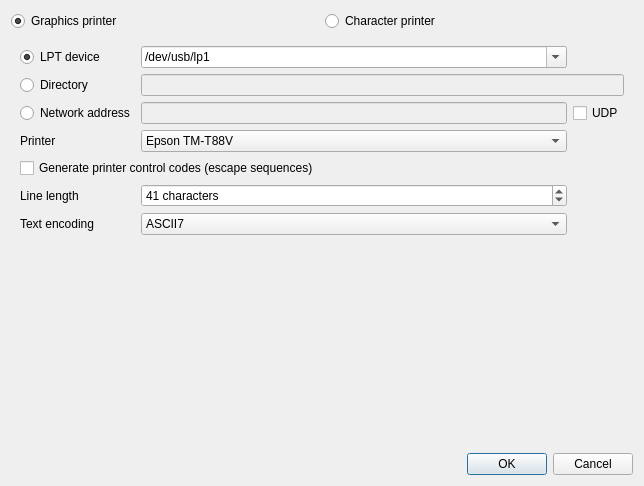
<?xml version="1.0" encoding="UTF-8"?>
<ui version="4.0">
 <class>ReceiptsPrinterOptionsDialog</class>
 <widget class="QDialog" name="ReceiptsPrinterOptionsDialog">
  <property name="geometry">
   <rect>
    <x>0</x>
    <y>0</y>
    <width>644</width>
    <height>486</height>
   </rect>
  </property>
  <property name="windowTitle">
   <string>Dialog</string>
  </property>
  <property name="layoutDirection">
   <enum>Qt::LeftToRight</enum>
  </property>
  <layout class="QVBoxLayout" name="verticalLayout">
   <item>
    <layout class="QHBoxLayout" name="horizontalLayout">
     <item>
      <widget class="QRadioButton" name="btGraphicsPrinter">
       <property name="text">
        <string>Graphics printer</string>
       </property>
       <property name="icon">
        <iconset resource="../Receipts.qrc">
         <normaloff>:/quickevent/Receipts/images/graphic-printer.svg</normaloff>:/quickevent/Receipts/images/graphic-printer.svg</iconset>
       </property>
       <property name="checked">
        <bool>true</bool>
       </property>
      </widget>
     </item>
     <item>
      <widget class="QRadioButton" name="btCharacterPrinter">
       <property name="text">
        <string>Character printer</string>
       </property>
       <property name="icon">
        <iconset resource="../Receipts.qrc">
         <normaloff>:/quickevent/Receipts/images/character-printer.svg</normaloff>:/quickevent/Receipts/images/character-printer.svg</iconset>
       </property>
      </widget>
     </item>
    </layout>
   </item>
   <item>
    <widget class="QStackedWidget" name="stackedWidget">
     <property name="layoutDirection">
      <enum>Qt::LeftToRight</enum>
     </property>
     <property name="currentIndex">
      <number>1</number>
     </property>
     <widget class="QWidget" name="pgGraphicsPrinter">
      <layout class="QFormLayout" name="formLayout_2">
       <item row="0" column="0" colspan="2">
        <widget class="QComboBox" name="cbxGraphicPrinter"/>
       </item>
      </layout>
     </widget>
     <widget class="QWidget" name="pgCharacterPrinter">
      <layout class="QGridLayout" name="gridLayout">
       <item row="7" column="0">
        <widget class="QLabel" name="label_4">
         <property name="sizePolicy">
          <sizepolicy hsizetype="Maximum" vsizetype="Preferred">
           <horstretch>0</horstretch>
           <verstretch>0</verstretch>
          </sizepolicy>
         </property>
         <property name="text">
          <string>Text encoding</string>
         </property>
        </widget>
       </item>
       <item row="7" column="1">
        <widget class="QComboBox" name="cbxCharacterPrinterCodec">
         <item>
          <property name="text">
           <string>ASCII7</string>
          </property>
         </item>
         <item>
          <property name="text">
           <string>cp1250</string>
          </property>
         </item>
         <item>
          <property name="text">
           <string>Windows-1251</string>
          </property>
         </item>
         <item>
          <property name="text">
           <string>iso8859-2</string>
          </property>
         </item>
         <item>
          <property name="text">
           <string>utf8</string>
          </property>
         </item>
        </widget>
       </item>
       <item row="0" column="0">
        <widget class="QRadioButton" name="btCharacterPrinterLPT">
         <property name="enabled">
          <bool>true</bool>
         </property>
         <property name="text">
          <string>LPT device</string>
         </property>
         <property name="checked">
          <bool>true</bool>
         </property>
        </widget>
       </item>
       <item row="2" column="0">
        <widget class="QRadioButton" name="btCharacterPrinterNetwork">
         <property name="text">
          <string>Network address</string>
         </property>
        </widget>
       </item>
       <item row="5" column="0" colspan="2">
        <widget class="QCheckBox" name="chkCharacterPrinterGenerateControlCodes">
         <property name="text">
          <string>Generate printer control codes (escape sequences)</string>
         </property>
        </widget>
       </item>
       <item row="0" column="1">
        <widget class="QComboBox" name="cbxCharacterPrinterDevice">
         <property name="toolTip">
          <string>&lt;html&gt;&lt;head/&gt;&lt;body&gt;&lt;p&gt;There are two options how to configure the casch printer on Windows: &lt;/p&gt;&lt;ol style=&quot;margin-top: 0px; margin-bottom: 0px; margin-left: 0px; margin-right: 0px; -qt-list-indent: 1;&quot;&gt;&lt;li style=&quot; margin-top:12px; margin-bottom:0px; margin-left:0px; margin-right:0px; -qt-block-indent:0; text-indent:0px;&quot;&gt;\\.\LPT1&lt;/li&gt;&lt;li style=&quot; margin-top:0px; margin-bottom:12px; margin-left:0px; margin-right:0px; -qt-block-indent:0; text-indent:0px;&quot;&gt;\\computer_name\printer_share_name&lt;/li&gt;&lt;/ol&gt;&lt;p&gt;When we want USB connected printer be accessible from LPT1 we need to : &lt;/p&gt;&lt;ul style=&quot;margin-top: 0px; margin-bottom: 0px; margin-left: 0px; margin-right: 0px; -qt-list-indent: 1;&quot;&gt;&lt;li style=&quot; margin-top:12px; margin-bottom:0px; margin-left:0px; margin-right:0px; -qt-block-indent:0; text-indent:0px;&quot;&gt;Create given printer shared&lt;/li&gt;&lt;li style=&quot; margin-top:0px; margin-bottom:12px; margin-left:0px; margin-right:0px; -qt-block-indent:0; text-indent:0px;&quot;&gt;by &amp;quot;net use LPT1 \\computer_name\printer_share_name&amp;quot;&lt;/li&gt;&lt;/ul&gt;&lt;/body&gt;&lt;/html&gt;</string>
         </property>
         <property name="editable">
          <bool>true</bool>
         </property>
         <item>
          <property name="text">
           <string>/dev/usb/lp1</string>
          </property>
         </item>
         <item>
          <property name="text">
           <string>/dev/usb/lp2</string>
          </property>
         </item>
         <item>
          <property name="text">
           <string>/dev/usb/lp3</string>
          </property>
         </item>
         <item>
          <property name="text">
           <string>/dev/usb/lp4</string>
          </property>
         </item>
         <item>
          <property name="text">
           <string>\\.\LPT1</string>
          </property>
         </item>
        </widget>
       </item>
       <item row="4" column="1">
        <widget class="QComboBox" name="cbxCharacterPrinterModel">
         <item>
          <property name="text">
           <string>Epson TM-T88V</string>
          </property>
         </item>
         <item>
          <property name="text">
           <string>Epson TM-U220B</string>
          </property>
         </item>
        </widget>
       </item>
       <item row="1" column="0">
        <widget class="QRadioButton" name="btCharacterPrinterDirectory">
         <property name="text">
          <string>Directory</string>
         </property>
        </widget>
       </item>
       <item row="6" column="0">
        <widget class="QLabel" name="label">
         <property name="sizePolicy">
          <sizepolicy hsizetype="Maximum" vsizetype="Preferred">
           <horstretch>0</horstretch>
           <verstretch>0</verstretch>
          </sizepolicy>
         </property>
         <property name="text">
          <string>Line length</string>
         </property>
        </widget>
       </item>
       <item row="6" column="1">
        <widget class="QSpinBox" name="edCharacterPrinterLineLength">
         <property name="suffix">
          <string> characters</string>
         </property>
         <property name="maximum">
          <number>999</number>
         </property>
         <property name="value">
          <number>41</number>
         </property>
        </widget>
       </item>
       <item row="4" column="0">
        <widget class="QLabel" name="label_3">
         <property name="sizePolicy">
          <sizepolicy hsizetype="Maximum" vsizetype="Preferred">
           <horstretch>0</horstretch>
           <verstretch>0</verstretch>
          </sizepolicy>
         </property>
         <property name="text">
          <string>Printer</string>
         </property>
        </widget>
       </item>
       <item row="2" column="1">
        <widget class="QLineEdit" name="edCharacterPrinterUrl">
         <property name="enabled">
          <bool>false</bool>
         </property>
        </widget>
       </item>
       <item row="2" column="2">
        <widget class="QCheckBox" name="chkCharacterPrinterUdpProtocol">
         <property name="text">
          <string>UDP</string>
         </property>
        </widget>
       </item>
       <item row="1" column="1" colspan="2">
        <widget class="QLineEdit" name="edCharacterPrinterDirectory">
         <property name="enabled">
          <bool>false</bool>
         </property>
        </widget>
       </item>
      </layout>
     </widget>
    </widget>
   </item>
   <item>
    <spacer name="verticalSpacer">
     <property name="orientation">
      <enum>Qt::Vertical</enum>
     </property>
     <property name="sizeHint" stdset="0">
      <size>
       <width>20</width>
       <height>40</height>
      </size>
     </property>
    </spacer>
   </item>
   <item>
    <widget class="QDialogButtonBox" name="buttonBox">
     <property name="orientation">
      <enum>Qt::Horizontal</enum>
     </property>
     <property name="standardButtons">
      <set>QDialogButtonBox::Cancel|QDialogButtonBox::Ok</set>
     </property>
    </widget>
   </item>
  </layout>
 </widget>
 <tabstops>
  <tabstop>edCharacterPrinterLineLength</tabstop>
  <tabstop>cbxGraphicPrinter</tabstop>
  <tabstop>btGraphicsPrinter</tabstop>
  <tabstop>btCharacterPrinter</tabstop>
 </tabstops>
 <resources>
  <include location="../Receipts.qrc"/>
 </resources>
 <connections>
  <connection>
   <sender>buttonBox</sender>
   <signal>accepted()</signal>
   <receiver>ReceiptsPrinterOptionsDialog</receiver>
   <slot>accept()</slot>
   <hints>
    <hint type="sourcelabel">
     <x>248</x>
     <y>254</y>
    </hint>
    <hint type="destinationlabel">
     <x>157</x>
     <y>274</y>
    </hint>
   </hints>
  </connection>
  <connection>
   <sender>buttonBox</sender>
   <signal>rejected()</signal>
   <receiver>ReceiptsPrinterOptionsDialog</receiver>
   <slot>reject()</slot>
   <hints>
    <hint type="sourcelabel">
     <x>316</x>
     <y>260</y>
    </hint>
    <hint type="destinationlabel">
     <x>286</x>
     <y>274</y>
    </hint>
   </hints>
  </connection>
 </connections>
</ui>
